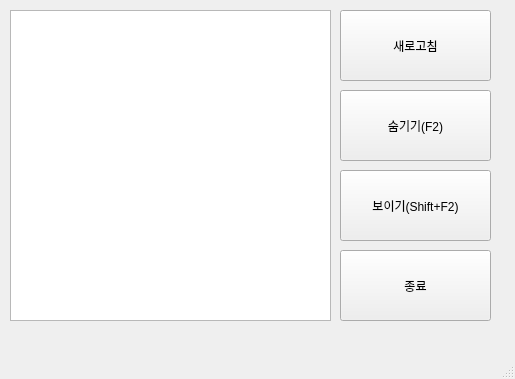
<?xml version="1.0" encoding="UTF-8"?>
<ui version="4.0">
 <class>MainWindow</class>
 <widget class="QMainWindow" name="MainWindow">
  <property name="geometry">
   <rect>
    <x>0</x>
    <y>0</y>
    <width>515</width>
    <height>379</height>
   </rect>
  </property>
  <property name="windowTitle">
   <string>MainWindow</string>
  </property>
  <widget class="QWidget" name="centralwidget">
   <widget class="QListWidget" name="listWindow">
    <property name="geometry">
     <rect>
      <x>10</x>
      <y>10</y>
      <width>321</width>
      <height>311</height>
     </rect>
    </property>
   </widget>
   <widget class="QPushButton" name="btnRefresh">
    <property name="geometry">
     <rect>
      <x>340</x>
      <y>10</y>
      <width>151</width>
      <height>71</height>
     </rect>
    </property>
    <property name="text">
     <string>새로고침</string>
    </property>
   </widget>
   <widget class="QPushButton" name="btnHide">
    <property name="geometry">
     <rect>
      <x>340</x>
      <y>90</y>
      <width>151</width>
      <height>71</height>
     </rect>
    </property>
    <property name="text">
     <string>숨기기(F2)</string>
    </property>
   </widget>
   <widget class="QPushButton" name="btnShow">
    <property name="geometry">
     <rect>
      <x>340</x>
      <y>170</y>
      <width>151</width>
      <height>71</height>
     </rect>
    </property>
    <property name="text">
     <string>보이기(Shift+F2)</string>
    </property>
   </widget>
   <widget class="QPushButton" name="btnExit">
    <property name="geometry">
     <rect>
      <x>340</x>
      <y>250</y>
      <width>151</width>
      <height>71</height>
     </rect>
    </property>
    <property name="text">
     <string>종료</string>
    </property>
   </widget>
  </widget>
  <widget class="QMenuBar" name="menubar">
   <property name="geometry">
    <rect>
     <x>0</x>
     <y>0</y>
     <width>515</width>
     <height>26</height>
    </rect>
   </property>
  </widget>
  <widget class="QStatusBar" name="statusbar"/>
 </widget>
 <resources/>
 <connections/>
</ui>
